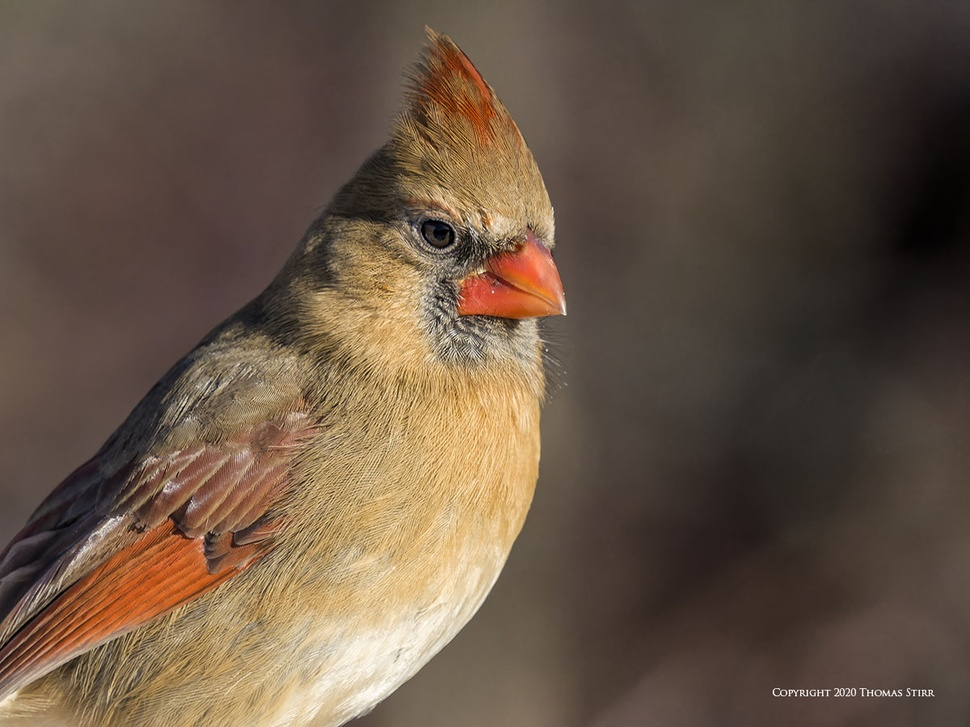
#> input picture bird.jpg, 970 x 727 px, shrunk from 1200 x 899 before the run
$ jupyter execute Assignment2submssion.ipynb
#> lines starting #> are read from the running program, lines starting #| are printed output that depends on the picture
## Introduction and Objective

In my study, I discover the effects of high-frequency noise on an image and apply a denoising approach to improve image quality.

My process begins by introducing random noise to an image, simulating real-world distortions. Additionally, I extract high-frequency noise using the Laplacian operator, which highlights sharp intensity variations such as edges and fine details. The noisy image is then added with the extracted high-frequency noise to create a more difficult denoising problem.

To reduce noise while preserving important image structures, I apply a two-step filtering approach:

- Gaussian Blur – Smooths the image and reduces minor variations in intensity.
- Bilateral Filtering – Further reduces noise while preserving edges by considering both spatial proximity and color similarity of pixels.

After filtering, the final image appears smoother with reduced noise, though some fine details are slightly blurred.

## Implementation with Justification

### Step 1: Load an image and add random noise

My initial step is to add random noise between 0 and 30 in each channel (R,G,B).

[cell 1]
import cv2
import matplotlib.pyplot as plt
import numpy as np

image = cv2.imread('bird.jpg')
#> image is the input picture: shape (727, 970, 3); mean B, G, R 69, 85.2, 103.2
image = cv2.cvtColor(image, cv2.COLOR_BGR2RGB)

def add_random_noise(image, noise_level=50):
#> called with noise_level = 50
    noise = np.random.randint(0, noise_level, image.shape, dtype='uint8')
    noisy_image = cv2.add(image, noise)
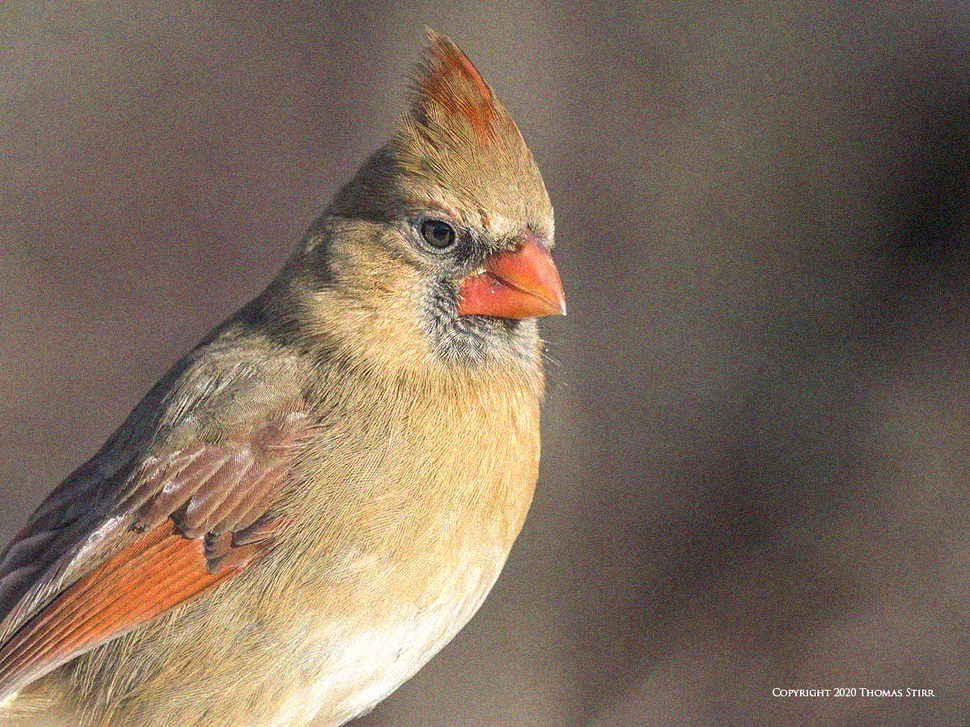
#> noisy_image: shape (727, 970, 3); mean R, G, B 127.2, 109.6, 93.5
    return noisy_image

## Step 2: Design a filtering approach

To generate high-frequency noise from noise image, I use a filtering approach which from image extracted low pass filtering, and I use guassian filter in this case.

[cell 2]
noisy_image = add_random_noise(image)

low_pass_filter_guassian = cv2.GaussianBlur(noisy_image, (3,3), sigmaX=1.0)

high_frequency_noise = noisy_image - low_pass_filter_guassian
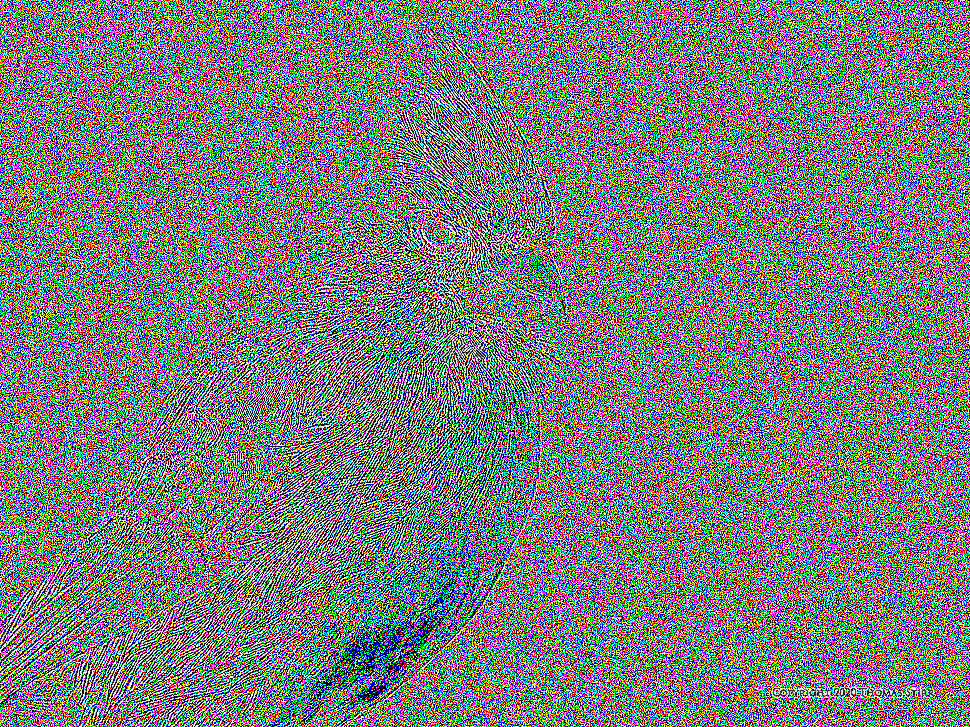
#> high_frequency_noise: shape (727, 970, 3); mean R, G, B 122.6, 124.4, 125

image_with_high_frequency_noise = image + high_frequency_noise
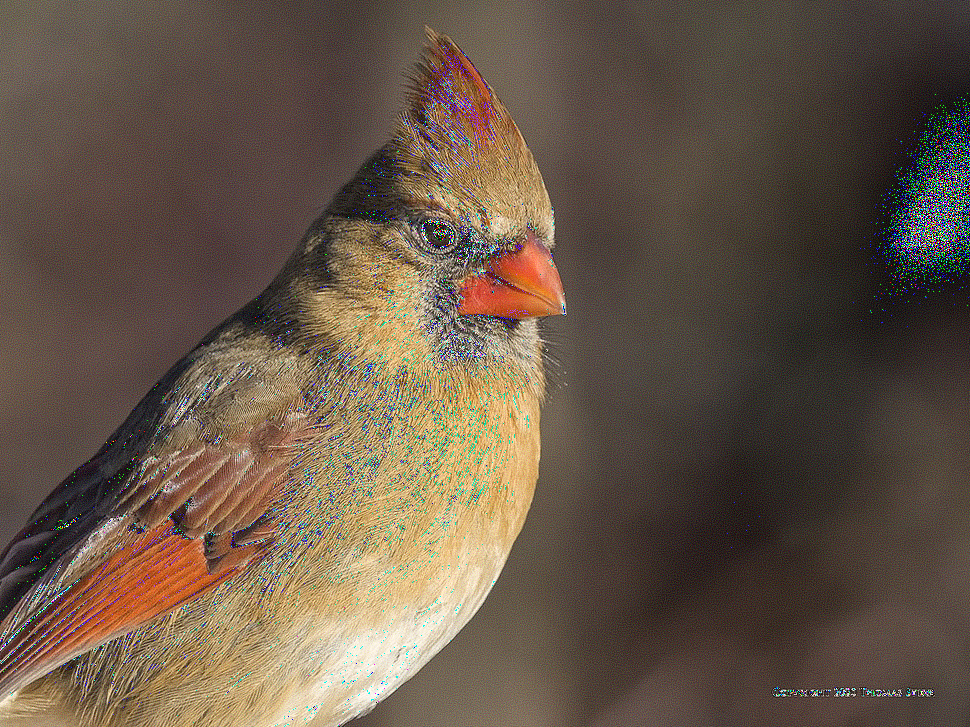
#> image_with_high_frequency_noise: shape (727, 970, 3); mean R, G, B 102.5, 86.5, 72.2

plt.figure(figsize=(20, 10))

plt.subplot(1, 2, 1)
plt.imshow(noisy_image)
plt.title("Image with Noise")
plt.axis('off')

plt.subplot(1, 2, 2)
plt.imshow(image_with_high_frequency_noise)
plt.title("Image with High Frequency Noise")
plt.axis('off')
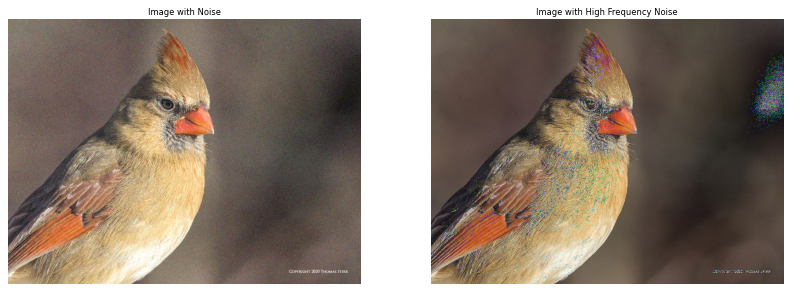
#> figure drawn by matplotlib, 2 panels
